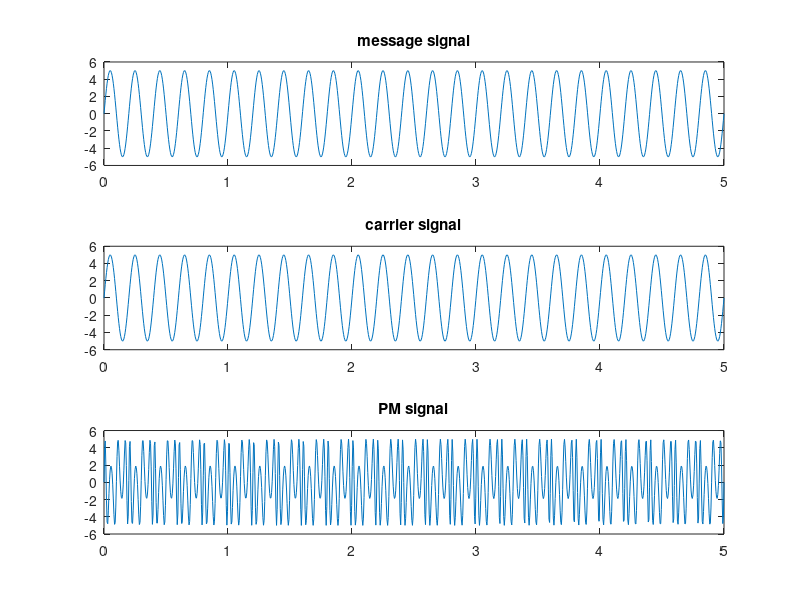

Source code (MATLAB):
clc;
clear all;
close all;
am=input('Enter the message signal amplitude= ');
ac=input('Enter the carrier signal amplitude= ');
fm=input('Enter the message signal frequency= ');
fc=input('Enter the carrier signal frequency= ');
t=input('Enter the time period= ');
m=input('Enter the modulating index= ');
tt=linspace(0,t,1000);
y1=am*sin(2*pi*fm*tt);
y2=ac*sin(2*pi*fc*tt);
pm=ac*sin(2*pi*fc*tt+m*sin(2*pi*fm*tt));

subplot(311);
plot(tt,y1);
title('message signal');

subplot(312);
plot(tt,y2);
title('carrier signal');

subplot(313);
plot(tt,pm);
title('PM signal');

